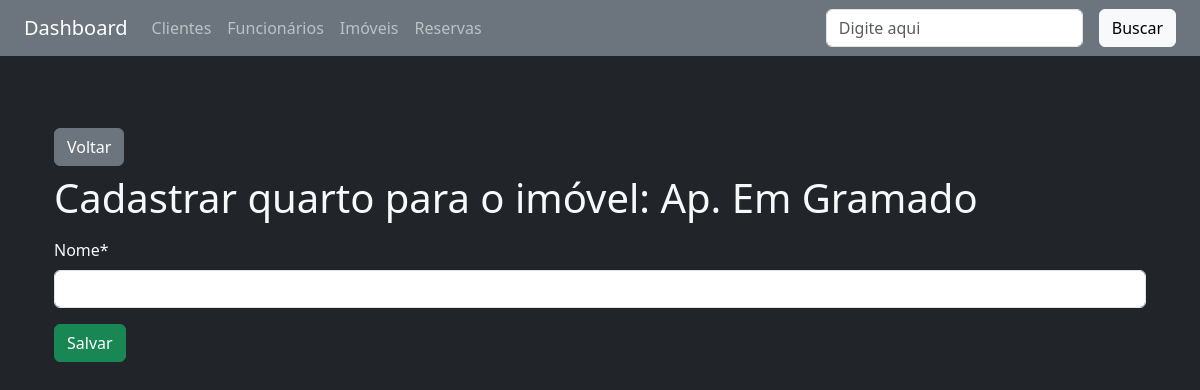
Page /imoveis/quartos/1/cadastrar/ on the earlier database version.
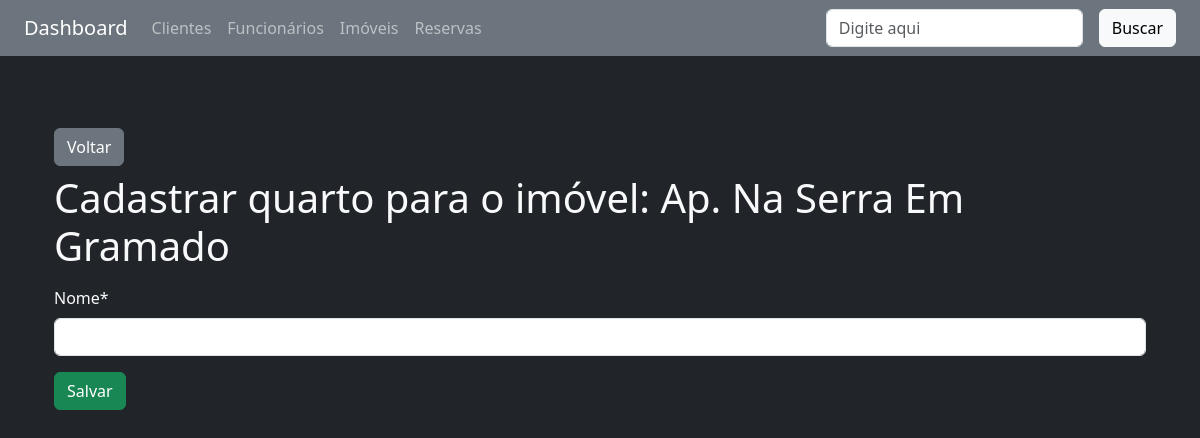
Same page on the later database version.
### imoveis/models.py (models this page shows, shortened)
class Imovel(models.Model):
    TIPO_CHOICES = [
        ('AP', 'Apartamento'),
        ('CA', 'Casa'),
        ('SC', 'Sala Comercial'),
    ]
    ESTADO_CHOICES = [
        ('RS', 'Rio Grande do Sul'),
        ('SC', 'Santa Catarina'),
        ('SP', 'São Paulo'),
    ]
    nome = models.CharField(max_length=100)
    tipo = models.CharField(max_length=2, choices=TIPO_CHOICES)
    endereco = models.CharField(max_length=255)
    cidade = models.CharField(max_length=100)
    estado = models.CharField(max_length=2, choices=ESTADO_CHOICES)
    ativo = models.BooleanField(default=True)

### imoveis/views.py (the view)
def cadastrar_quarto(request, imovel_id):
    imovel = Imovel.objects.get(id=imovel_id)
    if request.method == 'POST':
        form = QuartoForm(request.POST)
        if form.is_valid():
            quarto = form.save(commit=False)
            quarto.imovel = imovel
            quarto.disponibilidade = True
            quarto.nome = f'{imovel.nome} - {quarto.nome}'
            quarto.save()
            return redirect('imoveis:lista', campo='nome')
    else:
        form = QuartoForm()
    dados = {'form': form, 'imovel': imovel}
    return render(request, 'quartos/cadastrar.html', dados)

### imoveis/forms.py
class QuartoForm(forms.ModelForm):
    class Meta:
        model = Quarto
        fields = ['nome']

### imoveis/templates/quartos/cadastrar.html (shortened to what this page needs)
{% extends 'base.html' %}
{% load crispy_forms_tags %}
{% block content %}
<div class="container-sm mt-5">
    <a href="{% url 'imoveis:lista_quartos' imovel.id %}" class="btn btn-secondary">Voltar</a>
</div>
<div class="container-sm mt-2">
    <h1 class="h1">Cadastrar quarto para o imóvel: {{ imovel.nome }}</h1>
</div>
<div class="container-sm mt-3">
    <form method="post">
        {{ form|crispy }}
        <button type="submit" class="btn btn-success">Salvar</button>
    </form>
</div>
{% endblock %}

Differences in the rows shown:
changed Imovel: nome "Ap. Em Gramado" → "Ap. Na Serra Em Gramado"
